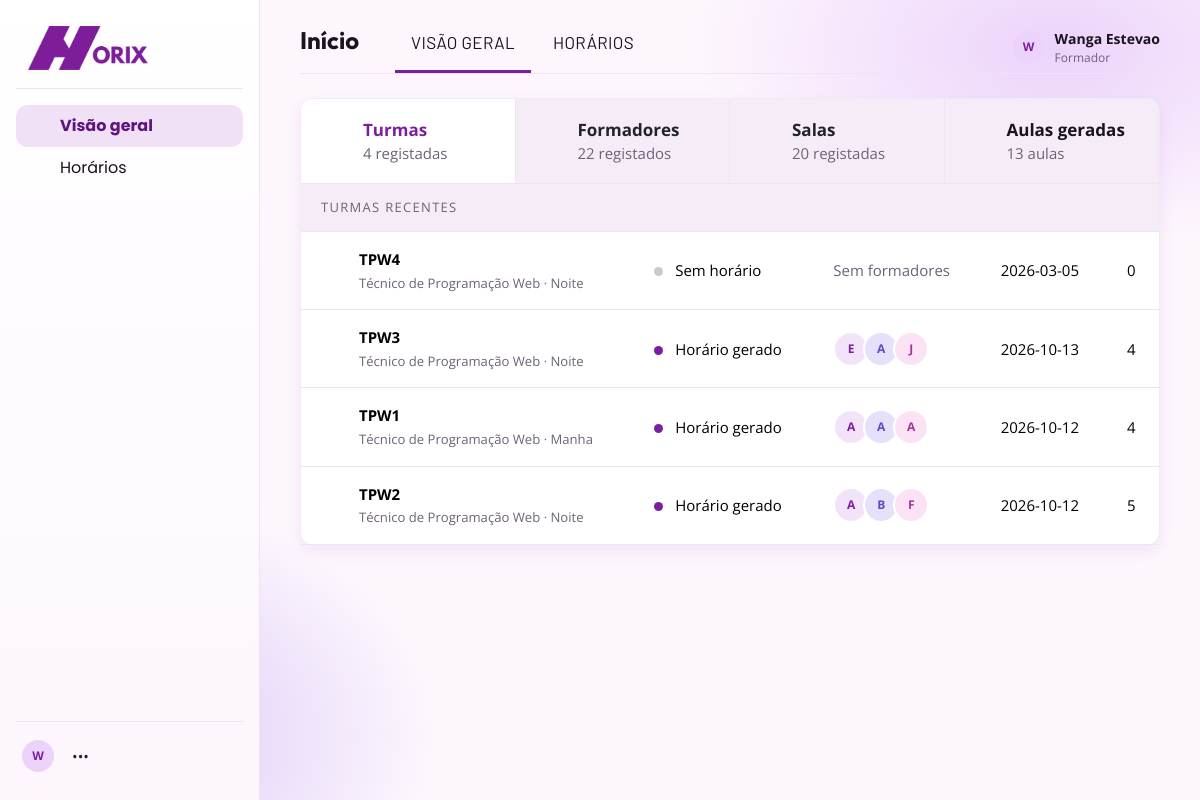
/View/html-php/TelaPrincipal.php (signed in), run on the app's committed database.
### tables this page shows
CREATE TABLE `utilizador` (
  `id_utilizador` int(11) NOT NULL,
  `nome` varchar(100) NOT NULL,
  `email` varchar(120) NOT NULL,
  `senha` varchar(255) NOT NULL,
  `perfil` enum('Chefe de Departamento','Formador') NOT NULL,
  `ativo` tinyint(1) NOT NULL DEFAULT 1,
  `criado_em` timestamp NOT NULL DEFAULT current_timestamp()
);

CREATE TABLE `turma` (
  `id_turma` int(11) NOT NULL,
  `nome` varchar(50) NOT NULL,
  `id_curso` int(11) NOT NULL,
  `turno` enum('manha','tarde','noite') NOT NULL DEFAULT 'noite',
  `num_formandos` int(11) NOT NULL DEFAULT 30,
  `data_inicio` date DEFAULT NULL
);

CREATE TABLE `curso` (
  `id_curso` int(11) NOT NULL,
  `nome` varchar(100) NOT NULL,
  `id_departamento` int(11) NOT NULL
);

### Conexao/Conexao.php (called while the page is built, shortened)
<?php
function db(): mysqli
{
    static $con;
    if ($con instanceof mysqli) {
        return $con;
    }
    $con = new mysqli('localhost', 'root', '', 'gestao_horarios', "3306");
    $con->set_charset('utf8mb4');
    return $con;
}

### View/html-php/TelaPrincipal.php (the view, shortened to what this page needs)
<?php
require_once '../../bootstrap.php';
$c = [
    'turmas' => (int) scalar('SELECT COUNT(*) FROM turma'),
    'formadores' => (int) scalar('SELECT COUNT(*) FROM formador'),
    'salas' => (int) scalar('SELECT COUNT(*) FROM sala'),
    'aulas' => (int) scalar('SELECT COUNT(*) FROM horario'),
];
$turmas = rows(
    'SELECT t.id_turma, t.nome, t.turno, t.data_inicio, c.nome curso,
            (SELECT COUNT(*) FROM horario h WHERE h.id_turma = t.id_turma) aulas
     FROM turma t
     JOIN curso c ON c.id_curso = t.id_curso
     ORDER BY t.id_turma DESC
     LIMIT 8'
);
layout_start('Início');
?>
<div class="row g-4">
    <div class="col-12">
        <div class="card">
            <div class="status-tabs">
                <a class="on" <?= can_access('Turma.php') ? 'href="Turma.php"' : '' ?>>
                    <?= icon('school', 28) ?>
                    <div><strong>Turmas</strong><span><?= $c['turmas'] ?> registadas</span></div>
                </a>
                <a <?= can_access('Formador.php') ? 'href="Formador.php"' : '' ?>>
                    <?= icon('users', 28) ?>
                    <div><strong>Formadores</strong><span><?= $c['formadores'] ?> registados</span></div>
                </a>
                <a <?= can_access('Sala.php') ? 'href="Sala.php"' : '' ?>>
                    <?= icon('room', 28) ?>
                    <div><strong>Salas</strong><span><?= $c['salas'] ?> registadas</span></div>
                </a>
                <a href="GerarHorario.php">
                    <?= icon('calendar', 28) ?>
                    <div><strong>Aulas geradas</strong><span><?= $c['aulas'] ?> aulas</span></div>
                </a>
            </div>
            <div class="table-wrap">
                <table class="table align-middle">
                    <tbody>
                        <tr class="group-row">
                            <td colspan="5">TURMAS RECENTES</td>
                        </tr>
                        <?php foreach ($turmas as $t): ?>
                            <?php
                            $formadores = rows(
                                'SELECT DISTINCT f.nome FROM horario h
                                 JOIN formador f ON f.id_formador = h.id_formador
                                 WHERE h.id_turma=? LIMIT 3',
                                'i',
                                $t['id_turma']
                            );
                            ?>
                            <tr>
                                <td>
                                    <div class="doc">
                                        <?= icon('book-open', 24) ?>
                                        <div>
                                            <strong><?= e($t['nome']) ?></strong>
                                            <small><?= e($t['curso']) ?> · <?= e(ucfirst($t['turno'])) ?></small>
                                        </div>
                                    </div>
                                </td>
                                <td>
                                    <span class="dot <?= $t['aulas'] ? 'ok' : '' ?>"></span>
                                    <?= $t['aulas'] ? 'Horário gerado' : 'Sem horário' ?>
                                </td>
                                <td>
                                    <?php if ($formadores): ?>
                                        <div class="avs">
                                            <?php foreach ($formadores as $i => $f): ?>
                                                <span class="av av<?= $i % 3 ?>" title="<?= e($f['nome']) ?>"><?= e(strtoupper(substr($f['nome'], 0, 1))) ?></span>
                                            <?php endforeach; ?>
                                        </div>
                                    <?php else: ?>
                                        <span class="hint">Sem formadores</span>
                                    <?php endif; ?>
                                </td>
                                <td><?= e($t['data_inicio'] ?: '—') ?></td>
                                <td><?= (int) $t['aulas'] ?></td>
                            </tr>
                        <?php endforeach; ?>
                    </tbody>
                </table>
            </div>
        </div>
    </div>
</div>
<?php
layout_end();

### bootstrap.php (shortened to what this page needs)
<?php
require_once __DIR__ . '/Conexao/Conexao.php';
function e($v): string
{
    return htmlspecialchars((string) $v, ENT_QUOTES, 'UTF-8');
}
function page_acl(): array
{
    $todos = [PERFIL_CHEFE, PERFIL_FORMADOR];
    $chefe = [PERFIL_CHEFE];
    return [
        'TelaPrincipal.php' => $todos,
        'GerarHorario.php' => $todos,
        'HorarioPDF.php' => $chefe,
        'Formador.php' => $chefe,
        'FormadorModulos.php' => $chefe,
        'Disponibilidade.php' => $chefe,
        'Modulo.php' => $chefe,
        'Turma.php' => $chefe,
        'Sala.php' => $chefe,
        'Bloco.php' => $chefe,
        'Curso.php' => $chefe,
        'Departamento.php' => $chefe,
        'Utilizador.php' => $chefe,
    ];
}
function logged(): bool
{
    return !empty($_SESSION['user']);
}
function refresh_session_user(): void
{
    static $done = false;
    if ($done || !logged()) {
        return;
    }
    $u = one(
        'SELECT id_utilizador,nome,email,perfil FROM utilizador WHERE id_utilizador=? AND ativo=1',
        'i',
        (int) ($_SESSION['user']['id'] ?? 0)
    );
}
function require_login(): void
{
    refresh_session_user();
}
function user(): array
{
    return $_SESSION['user'] ?? [];
}
function perfil(): string
{
    return (string) (user()['perfil'] ?? '');
}
function can_access(string $file): bool
{
    $acl = page_acl();
    return !isset($acl[$file]) || in_array(perfil(), $acl[$file], true);
}
function enforce_page_access(): void
{
    require_login();
}
function scalar(string $sql, string $types = '', ...$args)
{
    $st = db()->prepare($sql);
    $st->execute();
    $r = $st->get_result();
    return $r ? ($r->fetch_row()[0] ?? 0) : $st->affected_rows;
}
function rows(string $sql, string $types = '', ...$args): array
{
    $st = db()->prepare($sql);
    if ($types) {
        $st->bind_param($types, ...$args);
    }
    $st->execute();
    $r = $st->get_result();
    return $r ? $r->fetch_all(MYSQLI_ASSOC) : [];
}
function one(string $sql, string $types = '', ...$args): ?array
{
    $a = rows($sql, $types, ...$args);
    return $a[0] ?? null;
}
function active(string $file): string
{
    return basename($_SERVER['PHP_SELF']) === $file ? 'active' : '';
}
function icon(string $name, int $size = 18): string
{
    $paths = [
        'dashboard' => '<rect x="3" y="3" width="7" height="7" rx="1"/><rect x="14" y="3" width="7" height="7" rx="1"/><rect x="3" y="14" width="7" height="7" rx="1"/><rect x="14" y="14" width="7" height="7" rx="1"/>',
        'calendar' => '<rect x="3" y="4" width="18" height="17" rx="2"/><path d="M16 2v4M8 2v4M3 10h18"/>',
        'plan' => '<path d="M4 5h16M4 12h16M4 19h10"/><circle cx="17" cy="19" r="3"/>',
        'users' => '<path d="M16 21v-2a4 4 0 0 0-4-4H6a4 4 0 0 0-4 4v2"/><circle cx="9" cy="7" r="4"/><path d="M22 21v-2a4 4 0 0 0-3-3.87M16 3.13a4 4 0 0 1 0 7.75"/>',
        'book' => '<path d="M4 5.5A2.5 2.5 0 0 1 6.5 3H20v16H6.5A2.5 2.5 0 0 0 4 21.5z"/><path d="M4 5.5v16M8 7h8M8 11h8"/>',
        'school' => '<path d="m3 9 9-5 9 5-9 5z"/><path d="M7 12v5c3 2 7 2 10 0v-5M21 10v6"/>',
        'room' => '<path d="M4 21V5a2 2 0 0 1 2-2h12a2 2 0 0 1 2 2v16"/><path d="M9 21v-5h6v5M8 7h2M14 7h2M8 11h2M14 11h2"/>',
        'building' => '<path d="M4 21V4h12v17M16 9h4v12M8 8h4M8 12h4M8 16h4"/>',
        'book-open' => '<path d="M3 5a2 2 0 0 1 2-2h6v17H5a2 2 0 0 0-2 2zM21 5a2 2 0 0 0-2-2h-6v17h6a2 2 0 0 1 2 2z"/>',
        'user' => '<circle cx="12" cy="8" r="4"/><path d="M4 21a8 8 0 0 1 16 0"/>',
        'logout' => '<path d="M10 17l5-5-5-5M15 12H3"/><path d="M14 3h5a2 2 0 0 1 2 2v14a2 2 0 0 1-2 2h-5"/>',
        'sun' => '<circle cx="12" cy="12" r="4"/><path d="M12 2v2M12 20v2M4.93 4.93l1.41 1.41M17.66 17.66l1.41 1.41M2 12h2M20 12h2M4.93 19.07l1.41-1.41M17.66 6.34l1.41-1.41"/>',
        'moon' => '<path d="M21 12.8A8.5 8.5 0 1 1 11.2 3 6.7 6.7 0 0 0 21 12.8z"/>',
    ];
    $body = $paths[$name] ?? $paths['dashboard'];
    return '<svg class="icon-svg" width="' . $size . '" height="' . $size . '" viewBox="0 0 24 24" fill="none" stroke="currentColor" stroke-width="1.9" stroke-linecap="round" stroke-linejoin="round" aria-hidden="true">' . $body . '</svg>';
}
function nav_all(): array
{
    return [
        ['', [
            ['TelaPrincipal.php', 'Visão geral', 'dashboard'],
            ['GerarHorario.php', 'Horários', 'calendar'],
        ]],
        ['Gestão', [
            ['Formador.php', 'Formadores', 'users'],
            ['Modulo.php', 'Módulos', 'book'],
            ['Turma.php', 'Turmas', 'school'],
            ['Sala.php', 'Salas', 'room'],
        ]],
        ['Estrutura', [
            ['Bloco.php', 'Blocos', 'building'],
            ['Curso.php', 'Cursos', 'book-open'],
            ['Departamento.php', 'Departamentos', 'building'],
            ['Utilizador.php', 'Utilizadores', 'user'],
        ]],
    ];
}
function nav(): array
{
    $menu = [];
    foreach (nav_all() as $secao) {
        $itens = array_values(array_filter($secao[1], fn($n) => can_access($n[0])));
        if ($itens) {
            $menu[] = [$secao[0], $itens];
        }
    }
    return $menu;
}
function layout_start(string $title, string $subtitle = ''): void
{
    $tabs = $GLOBALS['_tabs'] ?? [];
    $u = user();
    $inicial = e(strtoupper(substr($u['nome'] ?? 'U', 0, 1)));
?>
    <!doctype html>
    <html lang="pt">
    <head>
        <link rel="stylesheet" href="../css/bootstrap.min.css">
        <link rel="stylesheet" href="../css/app.css">
    </head>
    <body>
        <aside class="sidebar">
        <div class="brand">
            <img src="../img/horix.png" alt="Horix - Gestão de Horários">
        </div>
        <nav>
            <?php foreach (nav() as $secao): ?>
                <?php foreach ($secao[1] as $n): ?>
                    <a class="nav-link <?= active($n[0]) ?>" href="<?= $n[0] ?>">
                        <span class="nav-icon"><?= icon($n[2], 20) ?></span>
                        <span><?= $n[1] ?></span>
                    </a>
                <?php endforeach; ?>
            <?php endforeach; ?>
        </nav>
        <div class="sidebar-bottom dropup">
            <div class="user-row">
                <div class="avatar"><?= $inicial ?></div>
                <a href="#" class="text-body px-2" data-bs-toggle="dropdown" aria-label="Opções">•••</a>
            </div>
        </div>
        </aside>
        <main class="main">
            <header class="topbar">
                <div class="title-wrap">
                    <div>
                        <h1><?= e($title) ?></h1>
                    </div>
                    <?php if ($tabs): ?>
                        <nav class="tabs-bar">
                            <?php foreach ($tabs as $t): ?>
                                <a class="<?= $t[2] ? 'on' : '' ?>" href="<?= $t[1] ?>"><?= e($t[0]) ?></a>
                            <?php endforeach; ?>
                        </nav>
                    <?php endif; ?>
                </div>
                <div class="profile">
                    <div class="avatar"><?= $inicial ?></div>
                    <div>
                        <strong><?= e($u['nome'] ?? 'Utilizador') ?></strong>
                        <small><?= e($u['perfil'] ?? '') ?></small>
                    </div>
                </div>
            </header>
            <section class="content">
            <?php
        }
        function layout_end(): void
        {
            ?>
            </section>
        </main>
    </body>
    </html>
<?php
        }
enforce_page_access();

### data on the page
utilizador: nome "W", nome "Wanga Estevao", perfil "Formador"
turma: $size 24 (drawn), nome "TPW4", id_curso.nome "Técnico de Programação Web", turno "Noite", shows "Sem horário", shows "Sem formadores", data_inicio "2026-03-05", aulas "0"
turma: $size 24 (drawn), nome "TPW3", id_curso.nome "Técnico de Programação Web", turno "Noite", shows "Horário gerado", nome "E", nome "A", nome "J", data_inicio "2026-10-13", aulas "4"
turma: $size 24 (drawn), nome "TPW1", id_curso.nome "Técnico de Programação Web", turno "Manha", shows "Horário gerado", nome "A", data_inicio "2026-10-12", aulas "4"
turma: $size 24 (drawn), nome "TPW2", id_curso.nome "Técnico de Programação Web", turno "Noite", shows "Horário gerado", nome "A", nome "B", nome "F", data_inicio "2026-10-12", aulas "5"

### other printed values
$n[1] "Visão geral"
$n[1] "Horários"
$title "Início"
$t[0] "VISÃO GERAL"
$t[0] "HORÁRIOS"
$c['turmas'] "4"
$c['formadores'] "22"
$c['salas'] "20"
$c['aulas'] "13"
